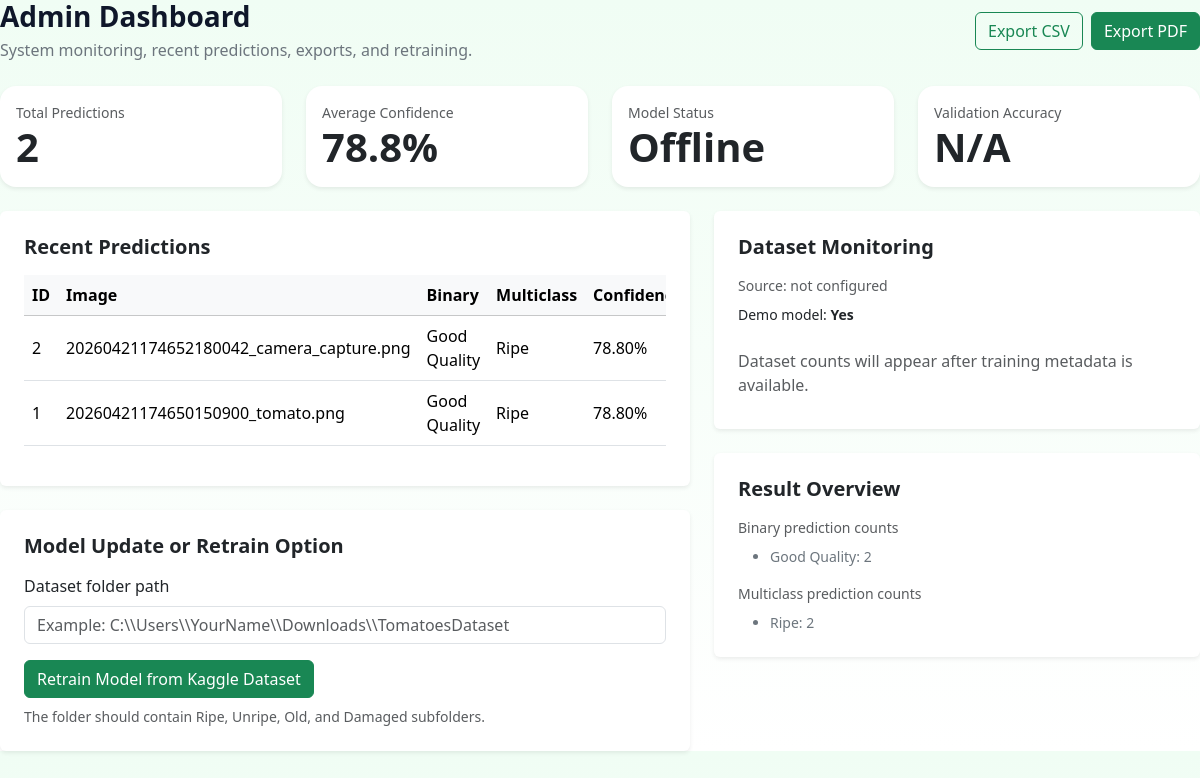
The page /admin on the database its author committed.
### tables this page shows
CREATE TABLE predictions (
            id INTEGER PRIMARY KEY AUTOINCREMENT,
            image_name TEXT NOT NULL,
            image_path TEXT NOT NULL,
            source TEXT NOT NULL,
            multiclass_prediction TEXT NOT NULL,
            binary_prediction TEXT NOT NULL,
            multiclass_confidence REAL NOT NULL,
            binary_confidence REAL NOT NULL,
            explanation TEXT NOT NULL,
            created_at TEXT NOT NULL
        );

### app.py (the view)
@app.route("/admin")
def admin():
    return render_template("admin.html", stats=stats_payload(), predictions=query_predictions(limit=10), model_ready=is_model_ready())

### app.py (called while the page is built)
def get_db() -> sqlite3.Connection:
    if "db" not in g:
        conn = sqlite3.connect(DB_PATH)
        conn.row_factory = sqlite3.Row
        g.db = conn
    return g.db

def init_db() -> None:
    db = get_db()
    db.execute(
        """
        CREATE TABLE IF NOT EXISTS predictions (
            id INTEGER PRIMARY KEY AUTOINCREMENT,
            image_name TEXT NOT NULL,
            image_path TEXT NOT NULL,
            source TEXT NOT NULL,
            multiclass_prediction TEXT NOT NULL,
            binary_prediction TEXT NOT NULL,
            multiclass_confidence REAL NOT NULL,
            binary_confidence REAL NOT NULL,
            explanation TEXT NOT NULL,
            created_at TEXT NOT NULL
        )
        """
    )
    db.commit()

def is_model_ready() -> bool:
    return MODEL is not None

def query_predictions(limit: Optional[int] = None) -> List[sqlite3.Row]:
    db = get_db()
    query = "SELECT * FROM predictions ORDER BY id DESC"
    if limit:
        return db.execute(query + " LIMIT ?", (limit,)).fetchall()
    return db.execute(query).fetchall()

@app.before_request
def before_request() -> None:
    init_db()

### templates/admin.html (shortened to what this page needs)
<!DOCTYPE html>
<html lang="en">
<head>
    <link href="https://cdn.jsdelivr.net/npm/bootstrap@5.3.3/dist/css/bootstrap.min.css" rel="stylesheet">
    <link rel="stylesheet" href="/static/css/style.css">
</head>
<body>
    <div class="d-flex justify-content-between align-items-center flex-wrap gap-2 mb-4">
    <div>
        <h1 class="h3 fw-bold mb-1">Admin Dashboard</h1>
        <p class="text-secondary mb-0">System monitoring, recent predictions, exports, and retraining.</p>
    </div>
    <div class="d-flex gap-2">
        <a class="btn btn-outline-success" href="{{ url_for('export_csv') }}">Export CSV</a>
        <a class="btn btn-success" href="{{ url_for('export_pdf') }}">Export PDF</a>
    </div>
</div>
<div class="row g-4 mb-4">
    <div class="col-md-6 col-xl-3">
        <div class="card border-0 shadow-sm stat-card"><div class="card-body"><div class="small text-muted">Total Predictions</div><div class="display-6 fw-bold">{{ stats.total_predictions }}</div></div></div>
    </div>
    <div class="col-md-6 col-xl-3">
        <div class="card border-0 shadow-sm stat-card"><div class="card-body"><div class="small text-muted">Average Confidence</div><div class="display-6 fw-bold">{{ stats.average_confidence }}%</div></div></div>
    </div>
    <div class="col-md-6 col-xl-3">
        <div class="card border-0 shadow-sm stat-card"><div class="card-body"><div class="small text-muted">Model Status</div><div class="display-6 fw-bold">{{ 'Ready' if model_ready else 'Offline' }}</div></div></div>
    </div>
    <div class="col-md-6 col-xl-3">
        <div class="card border-0 shadow-sm stat-card"><div class="card-body"><div class="small text-muted">Validation Accuracy</div><div class="display-6 fw-bold">{{ ('%.2f'|format(stats.validation_accuracy * 100)) if stats.validation_accuracy is not none else 'N/A' }}{{ '%' if stats.validation_accuracy is not none else '' }}</div></div></div>
    </div>
</div>
<div class="row g-4">
    <div class="col-lg-7">
        <div class="card shadow-sm border-0 mb-4">
            <div class="card-body p-4">
                <h2 class="h5 fw-bold mb-3">Recent Predictions</h2>
                <div class="table-responsive">
                    <table class="table align-middle">
                        <thead class="table-light">
                            <tr>
                                <th>ID</th><th>Image</th><th>Binary</th><th>Multiclass</th><th>Confidence</th>
                            </tr>
                        </thead>
                        <tbody>
                            {% for row in predictions %}
                            <tr>
                                <td>{{ row['id'] }}</td>
                                <td>{{ row['image_name'] }}</td>
                                <td>{{ row['binary_prediction'] }}</td>
                                <td>{{ row['multiclass_prediction'] }}</td>
                                <td>{{ '%.2f'|format(row['binary_confidence']) }}%</td>
                            </tr>
                            {% else %}
                            <tr><td colspan="5" class="text-center text-muted py-4">No prediction records yet.</td></tr>
                            {% endfor %}
                        </tbody>
                    </table>
                </div>
            </div>
        </div>
        <div class="card shadow-sm border-0">
            <div class="card-body p-4">
                <h2 class="h5 fw-bold mb-3">Model Update or Retrain Option</h2>
                <form method="post" action="{{ url_for('retrain_model') }}">
                    <label class="form-label">Dataset folder path</label>
                    <input class="form-control mb-3" type="text" name="dataset_path" placeholder="Example: C:\\Users\\YourName\\Downloads\\TomatoesDataset">
                    <button class="btn btn-success" type="submit">Retrain Model from Kaggle Dataset</button>
                    <div class="form-text mt-2">The folder should contain Ripe, Unripe, Old, and Damaged subfolders.</div>
                </form>
            </div>
        </div>
    </div>
    <div class="col-lg-5">
        <div class="card shadow-sm border-0 mb-4">
            <div class="card-body p-4">
                <h2 class="h5 fw-bold mb-3">Dataset Monitoring</h2>
                <div class="small text-muted mb-2">Source: {{ stats.dataset_source }}</div>
                <div class="small mb-3">Demo model: <strong>{{ 'Yes' if stats.demo_model else 'No' }}</strong></div>
                <ul class="list-group list-group-flush">
                    {% for label, count in stats.dataset_counts.items() %}
                    <li class="list-group-item d-flex justify-content-between px-0">
                        <span>{{ label }}</span><strong>{{ count }}</strong>
                    </li>
                    {% else %}
                    <li class="list-group-item px-0 text-muted">Dataset counts will appear after training metadata is available.</li>
                    {% endfor %}
                </ul>
            </div>
        </div>
        <div class="card shadow-sm border-0">
            <div class="card-body p-4">
                <h2 class="h5 fw-bold mb-3">Result Overview</h2>
                <div class="small text-muted mb-2">Binary prediction counts</div>
                <ul class="mb-3 small text-secondary">
                    {% for label, count in stats.by_binary.items() %}
                    <li>{{ label }}: {{ count }}</li>
                    {% else %}
                    <li>No stored binary results yet.</li>
                    {% endfor %}
                </ul>
                <div class="small text-muted mb-2">Multiclass prediction counts</div>
                <ul class="mb-0 small text-secondary">
                    {% for label, count in stats.by_multiclass.items() %}
                    <li>{{ label }}: {{ count }}</li>
                    {% else %}
                    <li>No stored multiclass results yet.</li>
                    {% endfor %}
                </ul>
            </div>
        </div>
    </div>
</div>
</body>
</html>

### static/css/style.css (style rules this page uses)
:root { --green-900: #14532d; --green-700: #15803d; --green-600: #16a34a; --green-100: #dcfce7; --green-50: #f0fdf4; --gray-50: #f8fafc; --gray-100: #f1f5f9; --gray-600: #475569; --gray-900: #0f172a; }
body { background: linear-gradient(180deg, var(--green-50), #ffffff); color: var(--gray-900); }
.feature-card, .stat-card, .mini-stat-card { border: 1px solid rgba(15, 23, 42, 0.06); border-radius: 1rem; }
.table thead th { white-space: nowrap; }

### rows shown on the page
predictions: id "2", image_name "20260421174652180042_camera_capture.png", binary_prediction "Good Quality", multiclass_prediction "Ripe", binary_confidence "78.80"
predictions: id "1", image_name "20260421174650150900_tomato.png", binary_prediction "Good Quality", multiclass_prediction "Ripe", binary_confidence "78.80"

### other values the page prints
{{ stats.total_predictions }} "2"
{{ stats.average_confidence }} "78.8"
{{ 'Ready' if model_ready else 'Offline' }} "Offline"
{{ stats.dataset_source }} "not configured"
{{ 'Yes' if stats.demo_model else 'No' }} "Yes"
